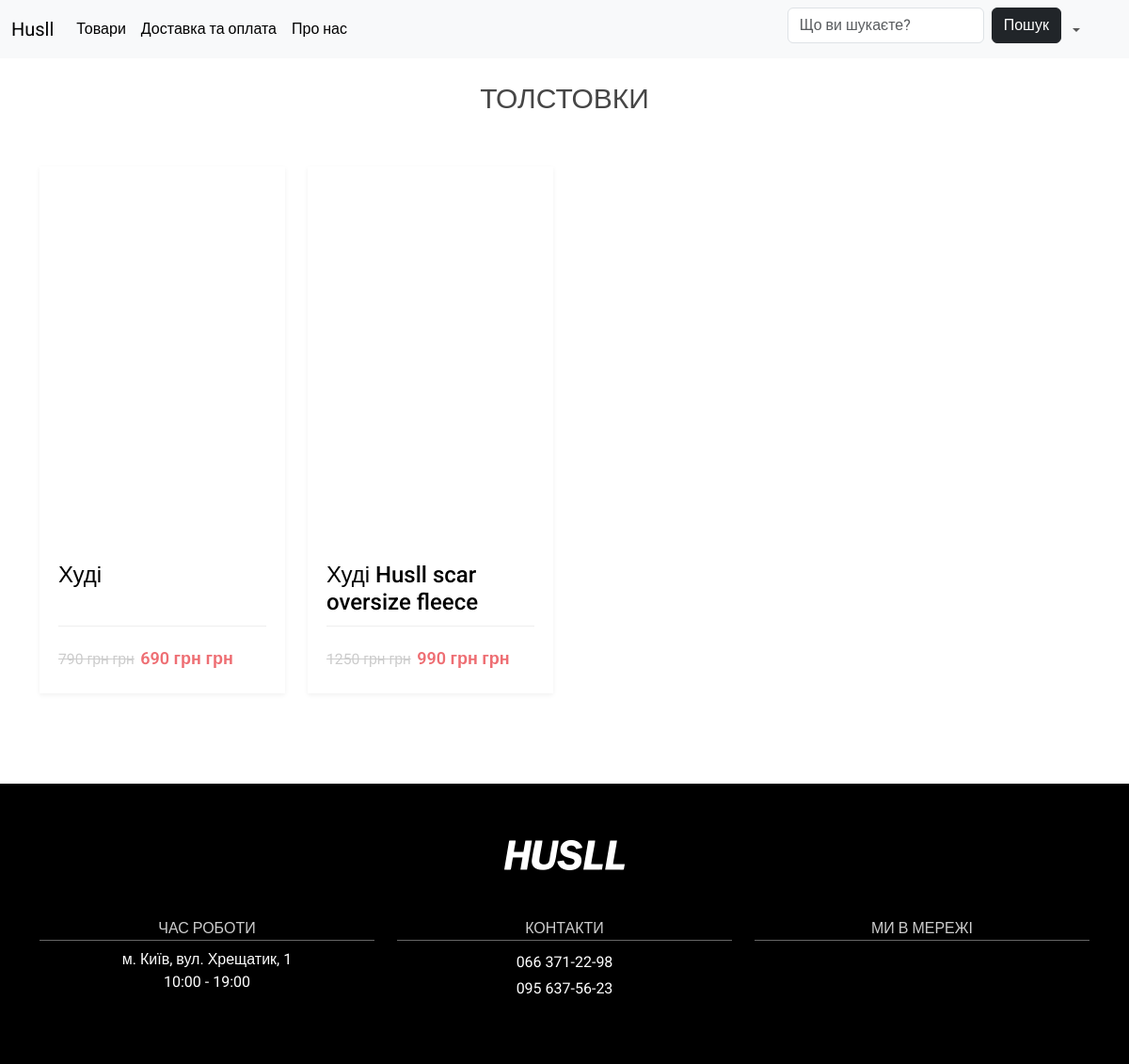
Before: /category_product/1 with the older database file.
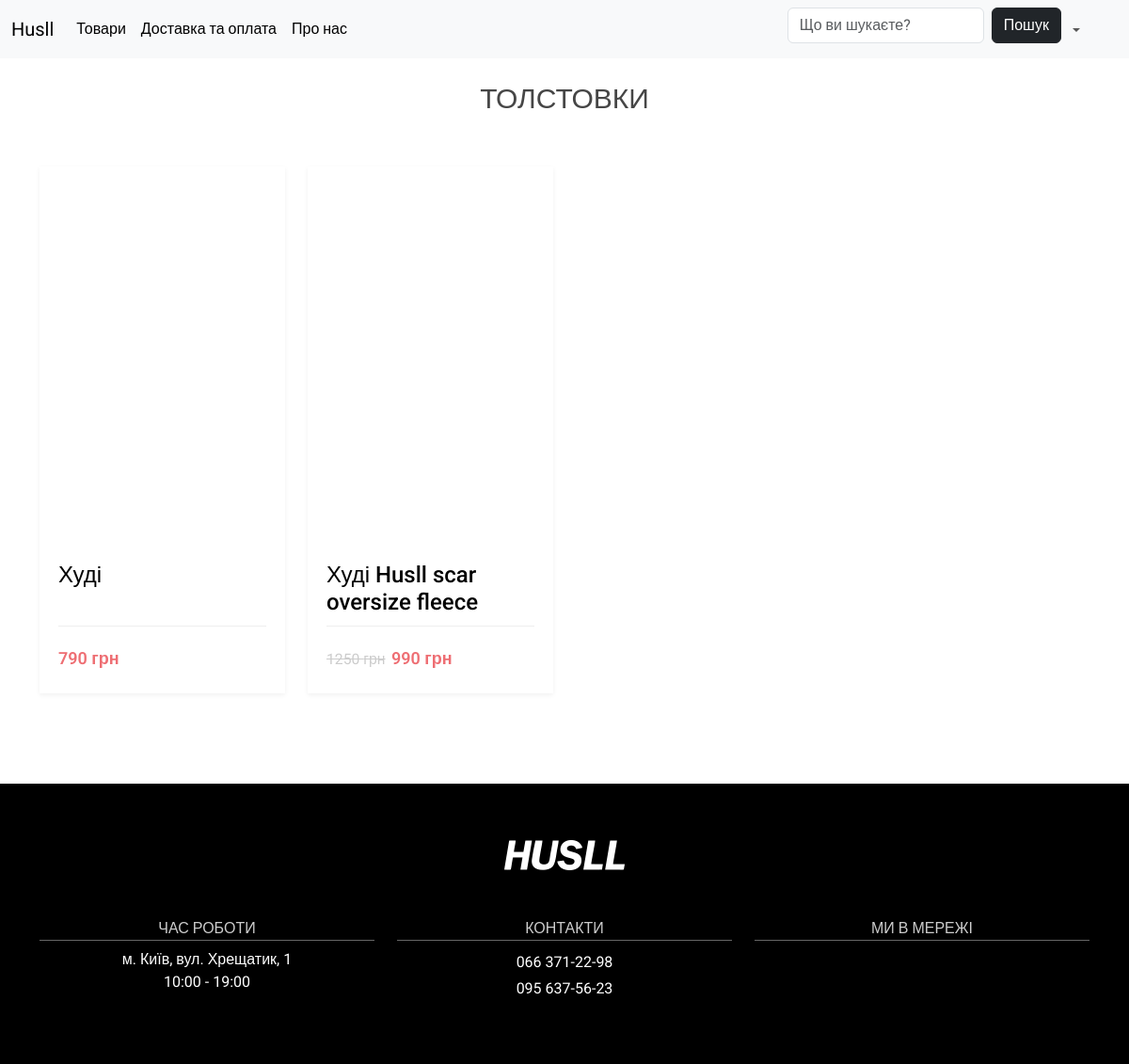
After: the same page with the newer database file.
### main/models.py (models this page shows, shortened)
class Product(models.Model):
    name = models.CharField(max_length=200, db_index=True)
    main_price = models.CharField(max_length=10)
    discount_price = models.CharField(max_length=10, blank=True)
    description = models.TextField(max_length=250)
    photo = models.ImageField(upload_to='products/%Y/%m/%d/', blank=True)
    available = models.BooleanField(default=True)
    cat = models.ForeignKey('Category', on_delete=models.PROTECT)
    class Meta:
        verbose_name = 'Товари'
        verbose_name_plural = 'Товари'
        ordering = ['name', ]

### main/views.py (the view)
# urls.py: path('category_product/<int:category_id>', views.category_product, name='category_product'),
def category_product(request, category_id):
    category = get_object_or_404(Category, pk=category_id)
    products = Product.objects.filter(cat=category)
    context = {
        'category': category,
        'products': products,
        'px': category_id,
    }
    return render(request, 'main/category_product.html', context=context)

### main/templates/main/category_product.html (shortened to what this page needs)
{% extends 'main/base.html' %}
{% load static %}
{% block category_name %}
    <div class="news-tittle">
        {{ category.name }}
    </div>
{% endblock %}
{% block content %}
    <section class="main-content">
        <div class="container">
            <div class="row">
                {% for p in products %}
                <div class="col-lg-3 col-sm-6 mb-3">
                    <div class="product-card">
                            <div class="product-thumb">
                                {% if p.photo %}
                                    <a href="{% url 'product_page' p.id %}"><img
                                    src="{{ p.photo.url }}" alt=""></a>
                                {% else %}
                                    <a href="{% url 'product_page' p.id %}"><img
                                    src="{% static 'main/img/products/no_photo.png' %}" alt=""></a>
                                {% endif %}
                        </div>
                        <div class="product-details">
                            <h4><a href="{% url 'product_page' p.id %}">{{ p.name }}</a></h4>
                            <div class="product-bottom-details d-flex justify-content-between">
                                <div class="product-price">
                                    {% if p.discount_price%}
                                        <small>{{ p.main_price }} грн</small></small> {{ p.discount_price }} грн
                                    {% else %}
                                        {{ p.main_price }} грн
                                    {% endif %}
                                </div>
                                <div class="product-links">
                                </div>
                            </div>
                        </div>
                    </div>
                </div>
                 {% endfor %}
            </div>
        </div>
    </section>
{% endblock %}

Changed rows visible on the page:
changed Product "Худі": main_price "790 грн" → "790"; discount_price "690 грн" → (not shown)
changed Product "Худі Husll scar oversize fleece": main_price "1250 грн" → "1250"; discount_price "990 грн" → "990"
